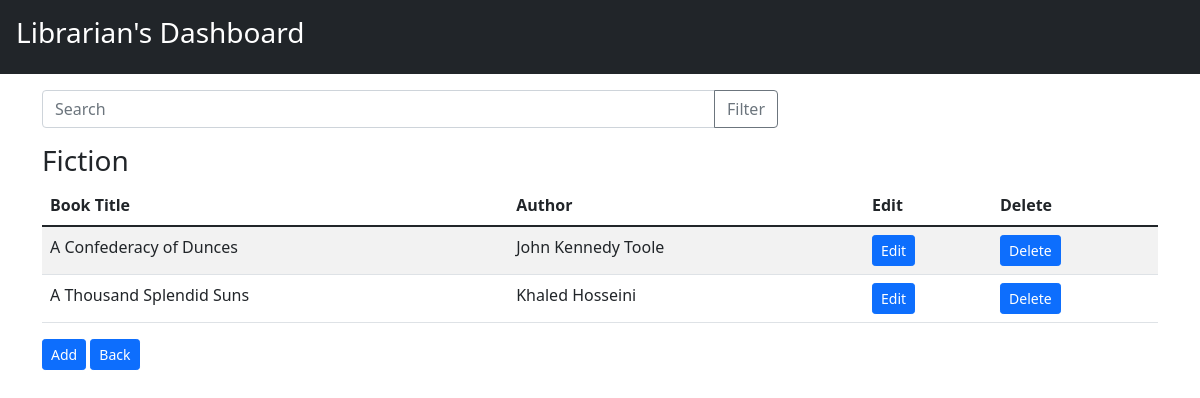
/admin/view/3, run on the app's committed database.
### app.py (models this page shows)
class Section(db.Model):
    __tablename__='section'
    ID=db.Column(db.Integer,primary_key=True, autoincrement=True)
    Name=db.Column(db.String)
    Desc=db.Column(db.String)

class Book(db.Model):
    __tablename__='book'
    ID=db.Column(db.Integer,primary_key=True, autoincrement=True)
    Name=db.Column(db.String)
    Author=db.Column(db.String)
    SID=db.Column(db.Integer, db.ForeignKey("section.ID"))

### app.py (the view)
@app.route('/admin/view/<id>',methods=["GET","POST"])
def view(id):
    books=Book.query.filter_by(SID=id).all()
    sect=Section.query.filter_by(ID=id).first().Name
    return render_template("View_Section.html",books=books,Section=sect)

### templates/View_Section.html (shortened to what this page needs)
<!DOCTYPE html>
<html lang="en">
<head>
  <link href="https://cdn.jsdelivr.net/npm/bootstrap@5.1.3/dist/css/bootstrap.min.css" rel="stylesheet">
</head>
<body>
  <header class="bg-dark text-white p-3">
    <div class="d-flex justify-content-between">
      <h1 class="h3">Librarian's Dashboard</h1>
    </div>
  </header>
  <main class="container mt-3">
    <div class="row">
      <div class="col-md-8">
        <div class="input-group mb-3">
          <input type="text" class="form-control" placeholder="Search" aria-label="Search">
          <button class="btn btn-outline-secondary" type="button">Filter</button>
        </div>
      </div>
    </div>
    <div class="row">
        <h1 class="h3">{{Section}}</h1>
    </div>
    <table class="table table-striped">
      <thead>
        <tr>
          <th scope="col">Book Title</th>
          <th scope="col">Author</th>
          <th scope="col">Edit</th>
          <th scope="col">Delete</th>
        </tr>
      </thead>
      <tbody>
        {% for i in books %}
        <tr>
          <td>{{i["Name"]}}</td>
          <td>{{i["Author"]}}</td>
          <td>
            <a href="/admin/editb/{{i["ID"]}}" type="button" class="btn btn-primary btn-sm">Edit</a>
          </td>
          <td>
            <a href="/admin/deleteb/{{i["ID"]}}" type="button" class="btn btn-primary btn-sm">Delete</a>
          </td>
        </tr>
        {% endfor %}
        </tbody>
    </table>
    <a href="/admin/add/{{books[0].SID}}" type="button" class="btn btn-primary btn-sm">Add</a>
    <a href="/admin" type="button" class="btn btn-primary btn-sm">Back</a>
  </main>
</body>
</html>

### data on the page
Section: Name "Fiction"
Book: Name "A Confederacy of Dunces", Author "John Kennedy Toole"
Book: Name "A Thousand Splendid Suns", Author "Khaled Hosseini"
